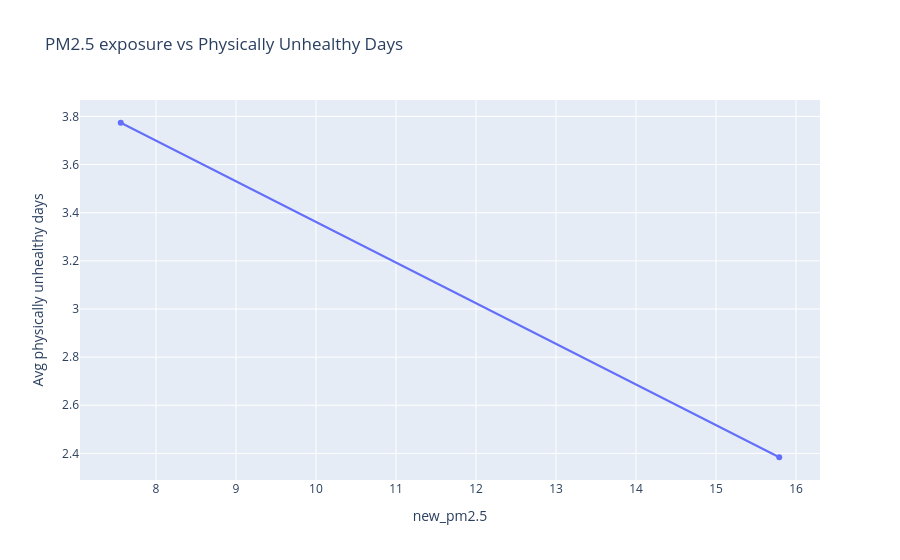
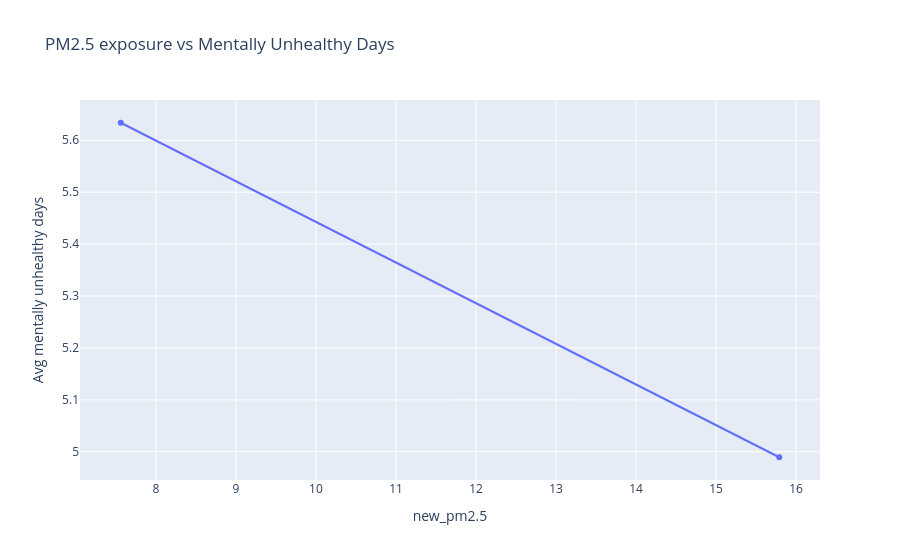

The notebook cell these images were saved under, in order:
### Markdown cell above
## Finally I use plotly package to draw scatter plot.

### Code cell
fig1 = px.scatter(
    newdf,
    x="new_pm2.5",
    y="Poor Physical Health Days",
    trendline="ols",
    labels={
        "pm25_composite": "PM2.5 composite (µg/m³)",
        "Poor Physical Health Days": "Avg physically unhealthy days",
    },
    title="PM2.5 exposure vs Physically Unhealthy Days",
)
fig1.show()


fig2 = px.scatter(
    newdf,
    x="new_pm2.5",
    y="Poor Mental Health Days",
    trendline="ols",
    labels={
        "pm25_composite": "PM2.5 composite (µg/m³)",
        "Poor Mental Health Days": "Avg mentally unhealthy days",
    },
    title="PM2.5 exposure vs Mentally Unhealthy Days",
)
fig2.show()

### Figure 1 — Plotly figure (JSON) as saved in the notebook; plotly's stock layout.template omitted (floating-point values rounded to 4 significant figures)
{"data": [{"hovertemplate": "new_pm2.5=%{x}<br>Avg physically unhealthy days=%{y}<extra></extra>", "legendgroup": "", "marker": {"color": "#636efa", "symbol": "circle"}, "mode": "markers", "name": "", "orientation": "v", "showlegend": false, "type": "scatter", "x": [7.56, 15.79], "xaxis": "x", "y": [3.774, 2.384], "yaxis": "y"}, {"hovertemplate": "<b>OLS trendline</b><br>Poor Physical Health Days = -0.168855 * new_pm2.5 + 5.05022<br>R<sup>2</sup>=1.000000<br><br>new_pm2.5=%{x}<br>Avg physically unhealthy days=%{y} <b>(trend)</b><extra></extra>", "legendgroup": "", "marker": {"color": "#636efa", "symbol": "circle"}, "mode": "lines", "name": "", "showlegend": false, "type": "scatter", "x": [7.56, 15.79], "xaxis": "x", "y": [3.774, 2.384], "yaxis": "y"}], "layout": {"legend": {"tracegroupgap": 0}, "title": {"text": "PM2.5 exposure vs Physically Unhealthy Days"}, "xaxis": {"anchor": "y", "domain": [0, 1], "title": {"text": "new_pm2.5"}}, "yaxis": {"anchor": "x", "domain": [0, 1], "title": {"text": "Avg physically unhealthy days"}}}}

### Figure 2 — Plotly figure (JSON) as saved in the notebook; plotly's stock layout.template omitted (floating-point values rounded to 4 significant figures)
{"data": [{"hovertemplate": "new_pm2.5=%{x}<br>Avg mentally unhealthy days=%{y}<extra></extra>", "legendgroup": "", "marker": {"color": "#636efa", "symbol": "circle"}, "mode": "markers", "name": "", "orientation": "v", "showlegend": false, "type": "scatter", "x": [7.56, 15.79], "xaxis": "x", "y": [5.634, 4.989], "yaxis": "y"}, {"hovertemplate": "<b>OLS trendline</b><br>Poor Mental Health Days = -0.0782896 * new_pm2.5 + 6.22564<br>R<sup>2</sup>=1.000000<br><br>new_pm2.5=%{x}<br>Avg mentally unhealthy days=%{y} <b>(trend)</b><extra></extra>", "legendgroup": "", "marker": {"color": "#636efa", "symbol": "circle"}, "mode": "lines", "name": "", "showlegend": false, "type": "scatter", "x": [7.56, 15.79], "xaxis": "x", "y": [5.634, 4.989], "yaxis": "y"}], "layout": {"legend": {"tracegroupgap": 0}, "title": {"text": "PM2.5 exposure vs Mentally Unhealthy Days"}, "xaxis": {"anchor": "y", "domain": [0, 1], "title": {"text": "new_pm2.5"}}, "yaxis": {"anchor": "x", "domain": [0, 1], "title": {"text": "Avg mentally unhealthy days"}}}}
